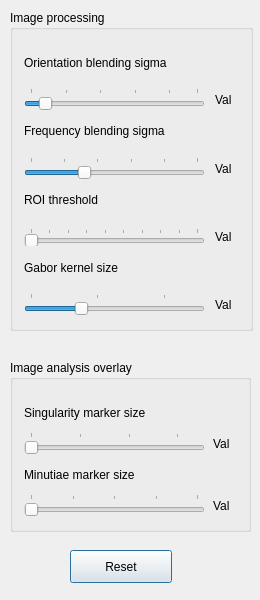
<?xml version="1.0" encoding="UTF-8"?>
<ui version="4.0">
 <class>ParamWindow</class>
 <widget class="QDialog" name="ParamWindow">
  <property name="geometry">
   <rect>
    <x>0</x>
    <y>0</y>
    <width>260</width>
    <height>600</height>
   </rect>
  </property>
  <property name="windowTitle">
   <string>Dialog</string>
  </property>
  <widget class="QGroupBox" name="processingGroup">
   <property name="geometry">
    <rect>
     <x>10</x>
     <y>10</y>
     <width>243</width>
     <height>321</height>
    </rect>
   </property>
   <property name="title">
    <string>Image processing</string>
   </property>
   <widget class="QLabel" name="label">
    <property name="geometry">
     <rect>
      <x>14</x>
      <y>41</y>
      <width>215</width>
      <height>24</height>
     </rect>
    </property>
    <property name="text">
     <string>Orientation blending sigma</string>
    </property>
   </widget>
   <widget class="QLabel" name="label_4">
    <property name="geometry">
     <rect>
      <x>14</x>
      <y>246</y>
      <width>151</width>
      <height>24</height>
     </rect>
    </property>
    <property name="text">
     <string>Gabor kernel size</string>
    </property>
   </widget>
   <widget class="QSlider" name="orientSlider">
    <property name="geometry">
     <rect>
      <x>14</x>
      <y>78</y>
      <width>181</width>
      <height>23</height>
     </rect>
    </property>
    <property name="minimum">
     <number>1</number>
    </property>
    <property name="maximum">
     <number>25</number>
    </property>
    <property name="singleStep">
     <number>1</number>
    </property>
    <property name="pageStep">
     <number>10</number>
    </property>
    <property name="value">
     <number>3</number>
    </property>
    <property name="orientation">
     <enum>Qt::Horizontal</enum>
    </property>
    <property name="invertedAppearance">
     <bool>false</bool>
    </property>
    <property name="tickPosition">
     <enum>QSlider::TicksAbove</enum>
    </property>
    <property name="tickInterval">
     <number>5</number>
    </property>
   </widget>
   <widget class="QLabel" name="label_2">
    <property name="geometry">
     <rect>
      <x>14</x>
      <y>178</y>
      <width>111</width>
      <height>24</height>
     </rect>
    </property>
    <property name="text">
     <string>ROI threshold</string>
    </property>
   </widget>
   <widget class="QSlider" name="gaborSlider">
    <property name="geometry">
     <rect>
      <x>14</x>
      <y>283</y>
      <width>181</width>
      <height>23</height>
     </rect>
    </property>
    <property name="minimum">
     <number>2</number>
    </property>
    <property name="maximum">
     <number>12</number>
    </property>
    <property name="singleStep">
     <number>1</number>
    </property>
    <property name="pageStep">
     <number>2</number>
    </property>
    <property name="value">
     <number>5</number>
    </property>
    <property name="sliderPosition">
     <number>5</number>
    </property>
    <property name="orientation">
     <enum>Qt::Horizontal</enum>
    </property>
    <property name="tickPosition">
     <enum>QSlider::TicksAbove</enum>
    </property>
    <property name="tickInterval">
     <number>4</number>
    </property>
   </widget>
   <widget class="QSlider" name="roiSlider">
    <property name="geometry">
     <rect>
      <x>14</x>
      <y>218</y>
      <width>181</width>
      <height>18</height>
     </rect>
    </property>
    <property name="minimum">
     <number>1</number>
    </property>
    <property name="maximum">
     <number>10</number>
    </property>
    <property name="value">
     <number>1</number>
    </property>
    <property name="orientation">
     <enum>Qt::Horizontal</enum>
    </property>
    <property name="tickPosition">
     <enum>QSlider::TicksAbove</enum>
    </property>
    <property name="tickInterval">
     <number>1</number>
    </property>
   </widget>
   <widget class="QLabel" name="label_3">
    <property name="geometry">
     <rect>
      <x>14</x>
      <y>109</y>
      <width>207</width>
      <height>24</height>
     </rect>
    </property>
    <property name="text">
     <string>Frequency blending sigma</string>
    </property>
   </widget>
   <widget class="QSlider" name="freqSlider">
    <property name="geometry">
     <rect>
      <x>14</x>
      <y>147</y>
      <width>181</width>
      <height>23</height>
     </rect>
    </property>
    <property name="maximum">
     <number>25</number>
    </property>
    <property name="value">
     <number>8</number>
    </property>
    <property name="orientation">
     <enum>Qt::Horizontal</enum>
    </property>
    <property name="tickPosition">
     <enum>QSlider::TicksAbove</enum>
    </property>
    <property name="tickInterval">
     <number>5</number>
    </property>
   </widget>
   <widget class="QLabel" name="orientValLabel">
    <property name="geometry">
     <rect>
      <x>205</x>
      <y>78</y>
      <width>31</width>
      <height>24</height>
     </rect>
    </property>
    <property name="text">
     <string>Val</string>
    </property>
   </widget>
   <widget class="QLabel" name="gaborValLabel">
    <property name="geometry">
     <rect>
      <x>205</x>
      <y>283</y>
      <width>31</width>
      <height>24</height>
     </rect>
    </property>
    <property name="text">
     <string>Val</string>
    </property>
   </widget>
   <widget class="QLabel" name="roiValLabel">
    <property name="geometry">
     <rect>
      <x>205</x>
      <y>215</y>
      <width>31</width>
      <height>24</height>
     </rect>
    </property>
    <property name="text">
     <string>Val</string>
    </property>
   </widget>
   <widget class="QLabel" name="freqValLabel">
    <property name="geometry">
     <rect>
      <x>205</x>
      <y>147</y>
      <width>31</width>
      <height>24</height>
     </rect>
    </property>
    <property name="text">
     <string>Val</string>
    </property>
   </widget>
  </widget>
  <widget class="QGroupBox" name="overlayGroup">
   <property name="geometry">
    <rect>
     <x>10</x>
     <y>360</y>
     <width>241</width>
     <height>172</height>
    </rect>
   </property>
   <property name="title">
    <string>Image analysis overlay</string>
   </property>
   <widget class="QLabel" name="label_6">
    <property name="geometry">
     <rect>
      <x>14</x>
      <y>103</y>
      <width>191</width>
      <height>24</height>
     </rect>
    </property>
    <property name="text">
     <string>Minutiae marker size</string>
    </property>
   </widget>
   <widget class="QSlider" name="minutiaeSlider">
    <property name="geometry">
     <rect>
      <x>14</x>
      <y>134</y>
      <width>181</width>
      <height>23</height>
     </rect>
    </property>
    <property name="minimum">
     <number>5</number>
    </property>
    <property name="maximum">
     <number>25</number>
    </property>
    <property name="value">
     <number>5</number>
    </property>
    <property name="orientation">
     <enum>Qt::Horizontal</enum>
    </property>
    <property name="tickPosition">
     <enum>QSlider::TicksAbove</enum>
    </property>
    <property name="tickInterval">
     <number>5</number>
    </property>
   </widget>
   <widget class="QSlider" name="singularitySlider">
    <property name="geometry">
     <rect>
      <x>14</x>
      <y>72</y>
      <width>181</width>
      <height>23</height>
     </rect>
    </property>
    <property name="minimum">
     <number>8</number>
    </property>
    <property name="maximum">
     <number>25</number>
    </property>
    <property name="orientation">
     <enum>Qt::Horizontal</enum>
    </property>
    <property name="tickPosition">
     <enum>QSlider::TicksAbove</enum>
    </property>
    <property name="tickInterval">
     <number>5</number>
    </property>
   </widget>
   <widget class="QLabel" name="label_5">
    <property name="geometry">
     <rect>
      <x>14</x>
      <y>41</y>
      <width>191</width>
      <height>24</height>
     </rect>
    </property>
    <property name="text">
     <string>Singularity marker size</string>
    </property>
   </widget>
   <widget class="QLabel" name="minutiaeValLabel">
    <property name="geometry">
     <rect>
      <x>203</x>
      <y>134</y>
      <width>31</width>
      <height>24</height>
     </rect>
    </property>
    <property name="text">
     <string>Val</string>
    </property>
   </widget>
   <widget class="QLabel" name="singularityValLabel">
    <property name="geometry">
     <rect>
      <x>203</x>
      <y>72</y>
      <width>31</width>
      <height>24</height>
     </rect>
    </property>
    <property name="text">
     <string>Val</string>
    </property>
   </widget>
  </widget>
  <widget class="QPushButton" name="paramResetButton">
   <property name="geometry">
    <rect>
     <x>70</x>
     <y>550</y>
     <width>102</width>
     <height>33</height>
    </rect>
   </property>
   <property name="text">
    <string>Reset</string>
   </property>
  </widget>
 </widget>
 <resources/>
 <connections/>
</ui>
